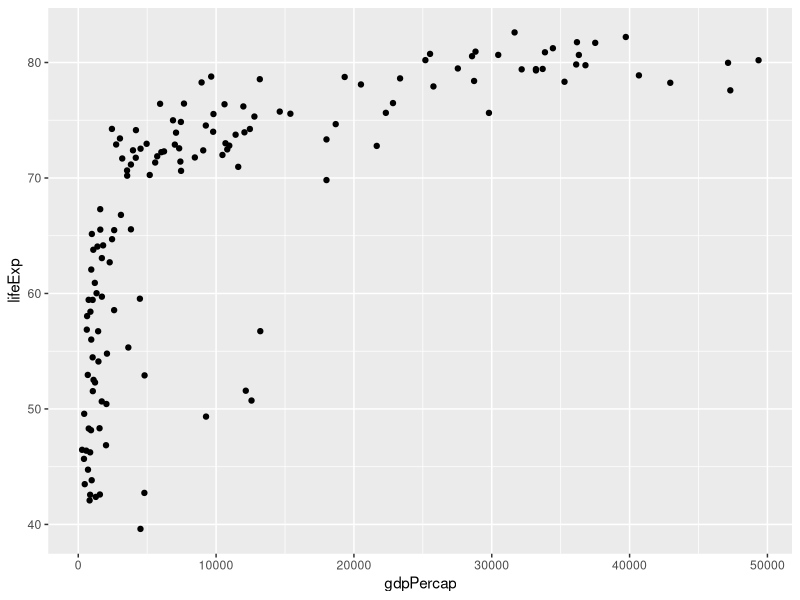
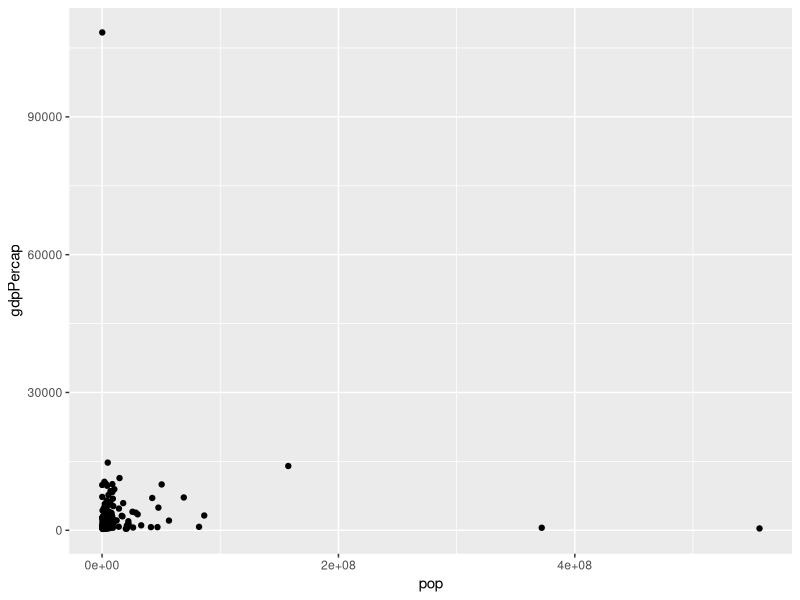
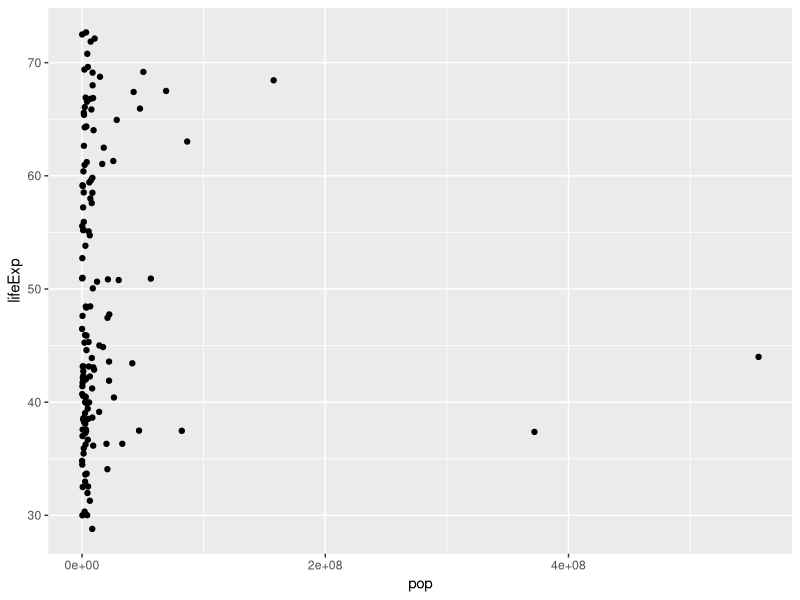
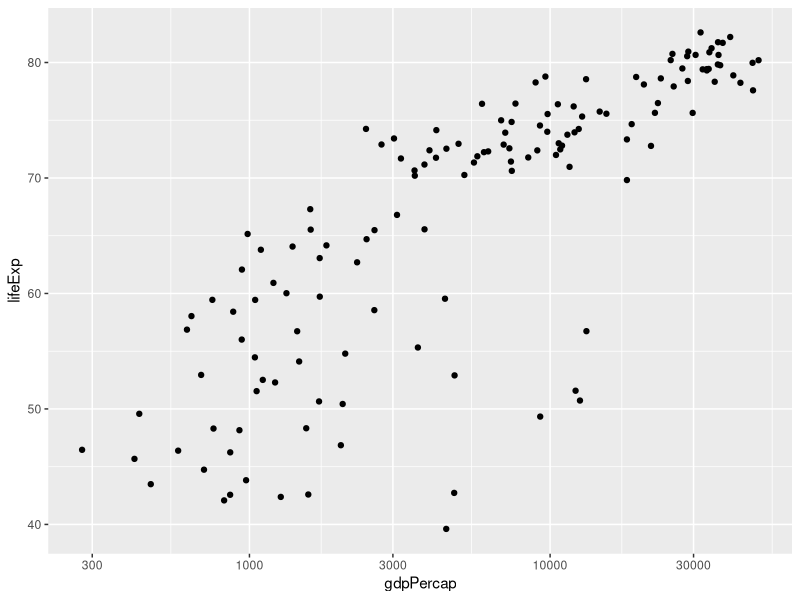

The R source for these figures, in order:
## ---- chunk 1
library(dplyr)
library(ggplot2)
library(readr)
## ---- chunk 2
gapminder <- read_tsv("gapminder.tsv", col_names = TRUE)
## ---- chunk 3
gapminder_07 <- gapminder %>%
    filter(year == 2007)
## ---- chunk 4
# relationship bewteen a country's wealth and life expectancy
ggplot(gapminder_07, aes(x = gdpPercap, y = lifeExp)) +
    geom_point()
## ---- chunk 5
gapminder_1952 <- gapminder %>%
    filter(year == 1952)
## ---- chunk 6
# put pop on the x-axis and gdpPercap on the y-axis
ggplot(gapminder_1952, aes(x = pop, y = gdpPercap)) +
  geom_point()
## ---- chunk 7
# Create a scatter plot with pop on the x-axis and lifeExp on the y-axis
ggplot(gapminder_1952, aes(x = pop, y = lifeExp)) + 
    geom_point()
## ---- chunk 8
ggplot(gapminder_07, aes(x = gdpPercap, y = lifeExp)) +
  geom_point() +
  scale_x_log10()
